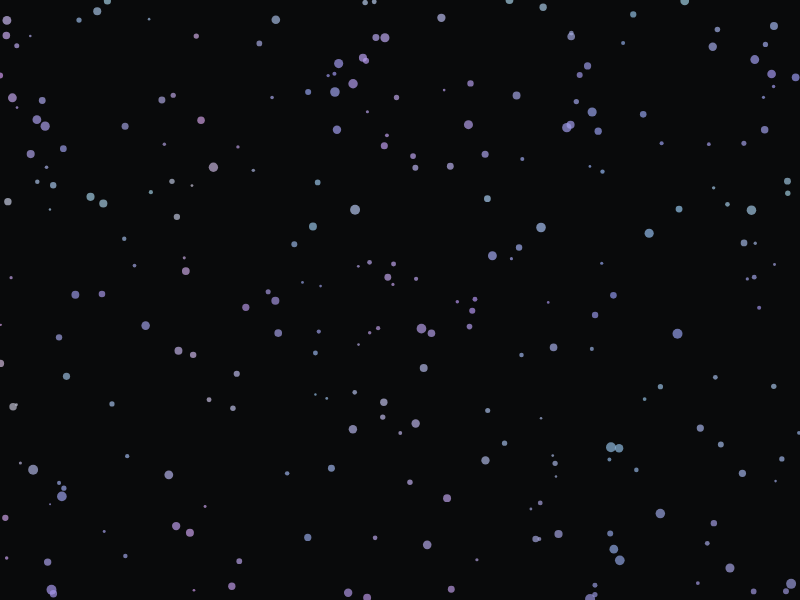
Frame 1 (no input)
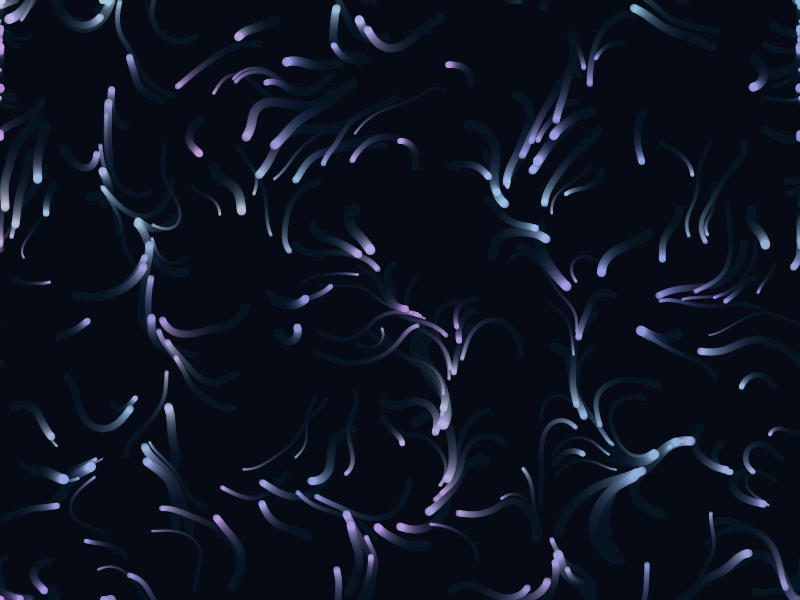
Frame 60 (no input)
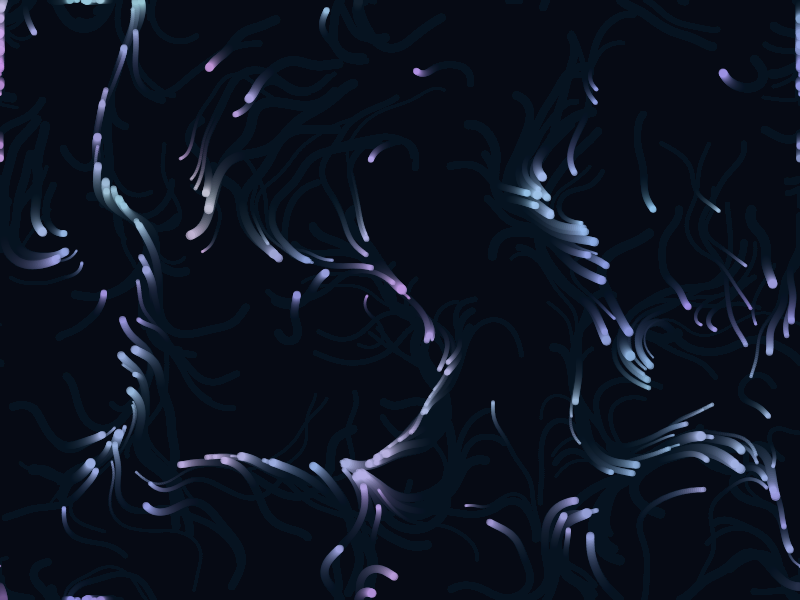
Frame 120 (the mouse pressed at the canvas centre since frame 60)

The p5.js sketch that drew these frames (run headless with seeded random() and noise() and a simulated clock; from frame 60 on, the mouse is pressed at the canvas centre):

// p5.js sketch
// ── sketch.js
let particles = [];

function setup() {
  createCanvas(800, 600);
  background(10);
  
  for (let i = 0; i < 250; i++) {
    particles.push({
      x: random(width),
      y: random(height),
      size: random(2, 10),
      speed: random(0.5, 2),
      angle: random(TWO_PI)
    });
  }
}

function draw() {
  background(10, 15, 25, 20);

  for (let p of particles) {
    let noiseValue = noise(p.x * 0.003, p.y * 0.003, frameCount * 0.003);
    let angle = noiseValue * TWO_PI * 4;

    p.x += cos(angle) * p.speed;
    p.y += sin(angle) * p.speed;

    if (p.x < 0) p.x = width;
    if (p.x > width) p.x = 0;
    if (p.y < 0) p.y = height;
    if (p.y > height) p.y = 0;

    let r = 100 + 155 * noise(p.x * 0.01);
    let g = 100 + 155 * noise(p.y * 0.01);
    let b = 200 + 55 * noise(p.x * 0.005, p.y * 0.005);

    noStroke();
    fill(r, g, b, 180);
    circle(p.x, p.y, p.size);
  }
}

function keyPressed() {
  particles = [];

  for (let i = 0; i < 250; i++) {
    particles.push({
      x: random(width),
      y: random(height),
      size: random(2, 10),
      speed: random(0.5, 2),
      angle: random(TWO_PI)
    });
  }

  background(10);
}
